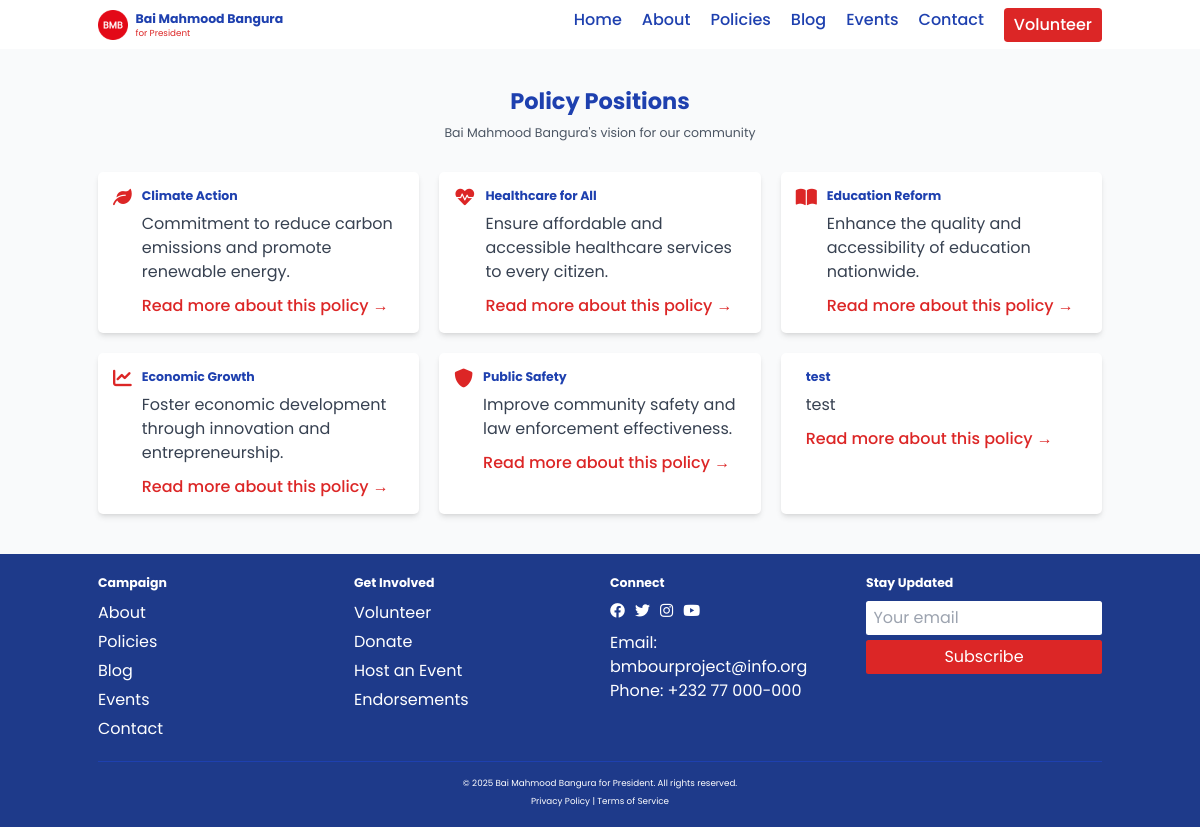
The page /policies/ on the database its author committed.
### campaign/models.py (models this page shows, shortened)
class PolicyPosition(models.Model):
    title = models.CharField(max_length=200)
    slug = models.SlugField(max_length=200, unique=True)
    summary = models.TextField()
    detailed_position = models.TextField()
    icon = models.CharField(max_length=50, blank=True)
    priority = models.IntegerField(default=0)
    created_at = models.DateTimeField(auto_now_add=True)
    updated_at = models.DateTimeField(auto_now=True)
    class Meta:
        ordering = ['priority']

### campaign/views.py (the view)
# urls.py: path('policies/', views.policies, name='policies'),
def policies(request):
    policies = PolicyPosition.objects.all().order_by('priority')
    context = {'policies': policies}
    return render(request, 'policies.html', context)

### campaign/context_processors.py (called while the page is built)
def campaign_context(request):
    return {
        'candidate_name': settings.CAMPAIGN_SETTINGS['candidate_name'],
        'position': settings.CAMPAIGN_SETTINGS['position'],
        'campaign_email': settings.CAMPAIGN_SETTINGS['campaign_email'],
        'campaign_phone': settings.CAMPAIGN_SETTINGS['campaign_phone'],
    }

### campaign/templates/policies.html
{% extends "base.html" %}
{% block content %}
<section class="py-16 bg-gray-50">
    <div class="container mx-auto px-4">
        <div class="text-center mb-12">
            <h1 class="text-4xl font-bold text-blue-800">Policy Positions</h1>
            <p class="text-xl text-gray-600 mt-4">{{ candidate_name }}'s vision for our community</p>
        </div>
        <div class="grid grid-cols-1 md:grid-cols-2 lg:grid-cols-3 gap-8 max-w-8xl mx-auto">
            {% for policy in policies %}
            <div class="bg-white p-6 rounded-lg shadow-md hover:shadow-lg transition-shadow">
                <div class="flex items-start">
                    <div class="text-red-600 text-3xl mr-4">
                        <i class="fas fa-{{ policy.icon|default:'bullhorn' }}"></i>
                    </div>
                    <div>
                        <h2 class="text-xl font-bold text-blue-800 mb-3">{{ policy.title }}</h2>
                        <p class="text-gray-700 mb-4">{{ policy.summary }}</p>
                        <a href="{% url 'policy_detail' policy.slug %}" class="text-red-600 hover:text-red-700 font-medium">
                            Read more about this policy →
                        </a>
                    </div>
                </div>
            </div>
            {% endfor %}
        </div>
    </div>
</section>
{% endblock %}

### campaign/static/css/styles.css (style rules this page uses)
html { font-size: 62.5%; }
body { font-family: "Poppins", sans-serif; font-size: 1.6rem; font-weight: 400; line-height: 1.6; color: #333; background-color: #f9f9f9; margin: 0; padding: 0; }

### rows shown on the page
PolicyPosition: title "Climate Action", summary "Commitment to reduce carbon emissions and promote renewable energy."
PolicyPosition: title "Healthcare for All", summary "Ensure affordable and accessible healthcare services to every citizen."
PolicyPosition: title "Education Reform", summary "Enhance the quality and accessibility of education nationwide."
PolicyPosition: title "Economic Growth", summary "Foster economic development through innovation and entrepreneurship."
PolicyPosition: title "Public Safety", summary "Improve community safety and law enforcement effectiveness."
PolicyPosition: title "test", summary "test"

### other values the page prints
{{ candidate_name }} "Bai Mahmood Bangura"
{{ position }} "President"
{{ campaign_email }} "bmbourproject@info.org"
{{ campaign_phone }} "+232 77 000-000"
